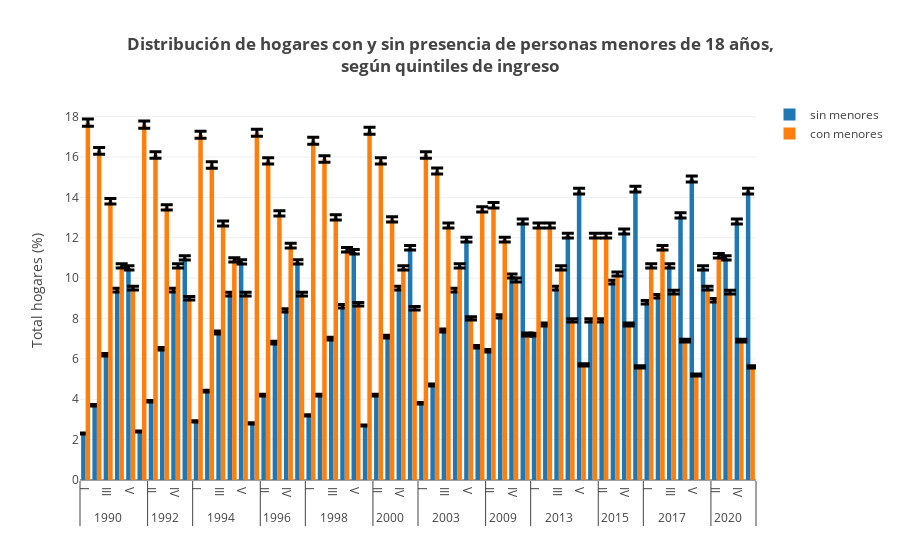

The code cell stored with this chart in its notebook:
### Code cell
df02 = pd.read_csv(rutas[1])
# df02 = cambio_cat_estimacion(df02)
grafico_agrupado_2x(
    data=df02,
    var_estimacion='tipo_est',
    valor_estimacion='proporcion',
    var_y='dato',
    var_trazas='menor_18',
    vars_x=['anio', 'quintil'],
    var_ic_alto='ic_alto',
    var_ic_bajo='ic_bajo',
    title='<b>Distribución de hogares con y sin presencia de personas menores de 18 años,<br>según '
          'quintiles de ingreso',
    title_yaxes='Total hogares (%)',
    nombre_graf='02_02'
)
# df02.head(20)
